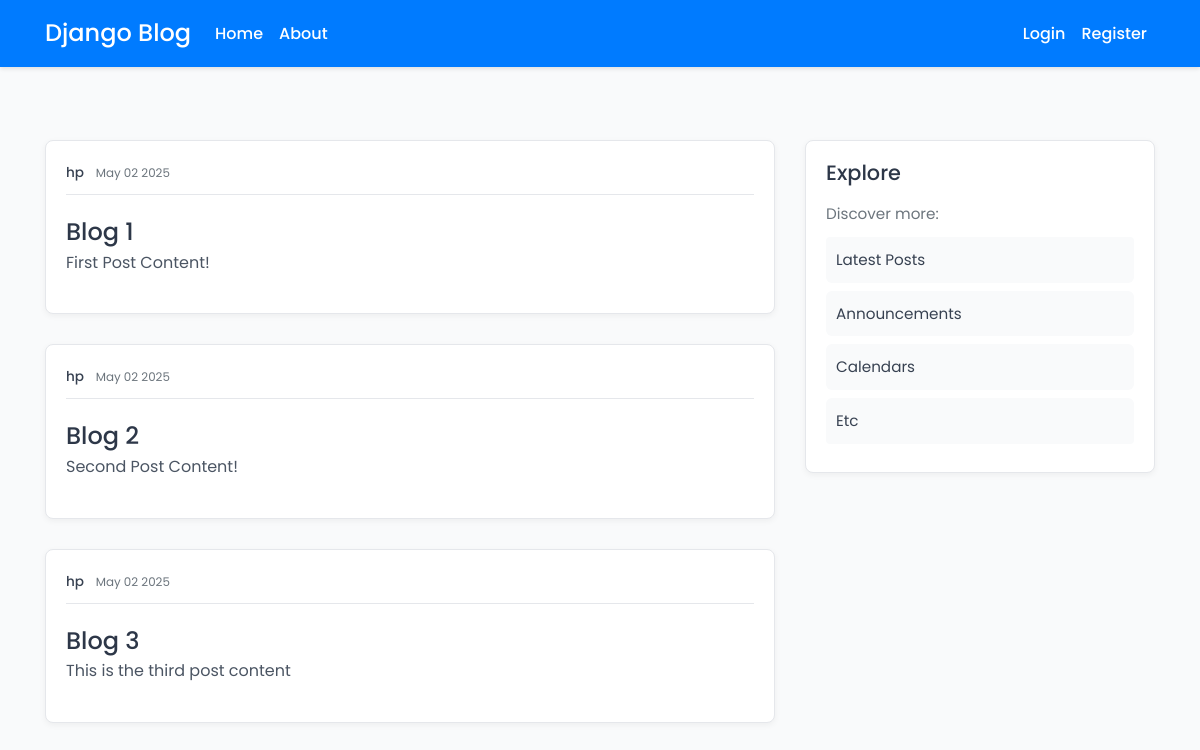
The page / on the database its author committed.
### blog/models.py (models this page shows, shortened)
class Post(models.Model):
    title = models.CharField(max_length=100)
    content = models.TextField()
    date_posted = models.DateTimeField(default=timezone.now)
    author = models.ForeignKey(User, on_delete=models.CASCADE)

### blog/views.py (the view)
# urls.py: path('', views.home, name='blog-home'),
def home(request):
    posts = Post.objects.all()
    context = {
        'posts': posts,
    }
    return render(request, 'blog/home.html', context)

### blog/templates/blog/home.html
{% extends "blog/base.html" %}
{% block content %}
    {% for post in posts %}
        <article class="article-post">
            <div class="article-metadata">
                <a class="mr-2" href="#">{{ post.author }}</a>
                <small class="text-muted">{{ post.date_posted|date:"F d Y" }}</small>
            </div>
            <h2><a class="article-title" href="#">{{ post.title }}</a></h2>
            <p class="article-content">{{ post.content }}</p>
        </article>
    {% endfor %}
{% endblock content %}

### blog/static/blog/main.css (style rules this page uses)
body { font-family: 'Poppins', sans-serif; background: #f9fafb; color: #374151; margin: 0; line-height: 1.7; }
h1, h2, h3, h4, h5, h6 { color: #2d3748; font-weight: 500; }
.article-post { background: #ffffff; padding: 20px; border: 1px solid #e5e7eb; border-radius: 8px; box-shadow: 0 2px 6px rgba(0, 0, 0, 0.05); margin-bottom: 30px; transition: transform 0.3s ease; }
.article-post h2 { margin: 0; }
.article-title { font-size: 1.5rem; font-weight: 500; color: #2d3748; margin-bottom: 10px; }
.article-content { font-size: 1rem; font-weight: 400; color: #4b5563; line-height: 1.8; }
.article-metadata { font-size: 0.85rem; color: #6b7280; padding-bottom: 10px; margin-bottom: 15px; border-bottom: 1px solid #e5e7eb; }
.article-metadata a { color: #374151; font-weight: 500; }

### rows shown on the page
Post: author "hp", date_posted "May 02 2025", title "Blog 1", content "First Post Content!"
Post: author "hp", date_posted "May 02 2025", title "Blog 2", content "Second Post Content!"
Post: author "hp", date_posted "May 02 2025", title "Blog 3", content "This is the third post content"
